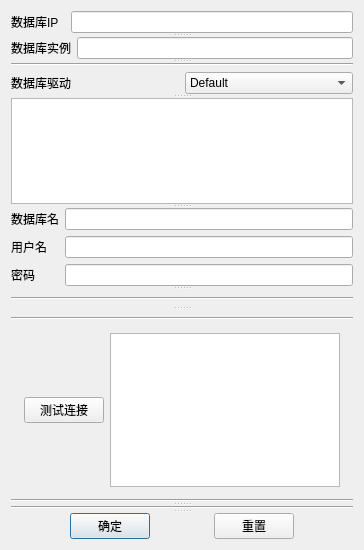
<?xml version="1.0" encoding="UTF-8"?>
<ui version="4.0">
 <class>Setting</class>
 <widget class="QDialog" name="Setting">
  <property name="windowModality">
   <enum>Qt::WindowModal</enum>
  </property>
  <property name="geometry">
   <rect>
    <x>0</x>
    <y>0</y>
    <width>364</width>
    <height>550</height>
   </rect>
  </property>
  <property name="maximumSize">
   <size>
    <width>3700</width>
    <height>3300</height>
   </size>
  </property>
  <property name="windowTitle">
   <string>系统设置</string>
  </property>
  <property name="windowIcon">
   <iconset resource="Image.qrc">
    <normaloff>:/ProjectImages/options_2.png</normaloff>:/ProjectImages/options_2.png</iconset>
  </property>
  <layout class="QGridLayout" name="gridLayout_2">
   <item row="0" column="0" colspan="3">
    <widget class="QSplitter" name="splitter_2">
     <property name="orientation">
      <enum>Qt::Vertical</enum>
     </property>
     <widget class="QWidget" name="">
      <layout class="QHBoxLayout" name="horizontalLayout_5">
       <item>
        <widget class="QLabel" name="label_6">
         <property name="styleSheet">
          <string notr="true">font: 75 12pt &quot;DFKai-SB&quot;;</string>
         </property>
         <property name="text">
          <string>数据库IP  </string>
         </property>
        </widget>
       </item>
       <item>
        <widget class="QLineEdit" name="settinglineEdit0">
         <property name="styleSheet">
          <string notr="true">font: 10pt &quot;微软雅黑&quot;;</string>
         </property>
        </widget>
       </item>
      </layout>
     </widget>
     <widget class="QWidget" name="">
      <layout class="QHBoxLayout" name="horizontalLayout_3">
       <item>
        <widget class="QLabel" name="label">
         <property name="styleSheet">
          <string notr="true">font: 75 12pt &quot;DFKai-SB&quot;;</string>
         </property>
         <property name="text">
          <string>数据库实例</string>
         </property>
        </widget>
       </item>
       <item>
        <widget class="QLineEdit" name="settinglineEdit1">
         <property name="styleSheet">
          <string notr="true">font: 10pt &quot;微软雅黑&quot;;</string>
         </property>
        </widget>
       </item>
      </layout>
     </widget>
     <widget class="Line" name="line_4">
      <property name="orientation">
       <enum>Qt::Horizontal</enum>
      </property>
     </widget>
    </widget>
   </item>
   <item row="1" column="0" colspan="3">
    <widget class="QSplitter" name="splitter_3">
     <property name="orientation">
      <enum>Qt::Vertical</enum>
     </property>
     <widget class="QWidget" name="">
      <layout class="QHBoxLayout" name="horizontalLayout">
       <item>
        <widget class="QLabel" name="label_2">
         <property name="styleSheet">
          <string notr="true">font: 75 12pt &quot;DFKai-SB&quot;;</string>
         </property>
         <property name="text">
          <string>数据库驱动</string>
         </property>
        </widget>
       </item>
       <item>
        <widget class="QComboBox" name="comboBox">
         <property name="styleSheet">
          <string notr="true">font: 10pt &quot;微软雅黑&quot;;</string>
         </property>
         <item>
          <property name="text">
           <string>Default</string>
          </property>
         </item>
         <item>
          <property name="text">
           <string>MS SQLSERVER</string>
          </property>
         </item>
         <item>
          <property name="text">
           <string>MYSQL</string>
          </property>
         </item>
         <item>
          <property name="text">
           <string>POSTSQL</string>
          </property>
         </item>
         <item>
          <property name="text">
           <string>ORCALE</string>
          </property>
         </item>
        </widget>
       </item>
      </layout>
     </widget>
     <widget class="QSplitter" name="splitter">
      <property name="orientation">
       <enum>Qt::Vertical</enum>
      </property>
      <widget class="QTextEdit" name="textEdit"/>
      <widget class="QWidget" name="">
       <layout class="QGridLayout" name="gridLayout">
        <item row="0" column="0">
         <widget class="QLabel" name="label_3">
          <property name="styleSheet">
           <string notr="true">font: 75 12pt &quot;DFKai-SB&quot;;</string>
          </property>
          <property name="text">
           <string>数据库名</string>
          </property>
         </widget>
        </item>
        <item row="0" column="1">
         <widget class="QLineEdit" name="settinglineEdit2">
          <property name="styleSheet">
           <string notr="true">font: 10pt &quot;微软雅黑&quot;;</string>
          </property>
         </widget>
        </item>
        <item row="1" column="0">
         <widget class="QLabel" name="label_4">
          <property name="styleSheet">
           <string notr="true">font: 75 12pt &quot;DFKai-SB&quot;;</string>
          </property>
          <property name="text">
           <string>用户名</string>
          </property>
         </widget>
        </item>
        <item row="1" column="1">
         <widget class="QLineEdit" name="settinglineEdit3">
          <property name="styleSheet">
           <string notr="true">font: 10pt &quot;微软雅黑&quot;;</string>
          </property>
         </widget>
        </item>
        <item row="2" column="0">
         <widget class="QLabel" name="label_5">
          <property name="styleSheet">
           <string notr="true">font: 75 12pt &quot;DFKai-SB&quot;;</string>
          </property>
          <property name="text">
           <string>密码</string>
          </property>
         </widget>
        </item>
        <item row="2" column="1">
         <widget class="QLineEdit" name="settinglineEdit4">
          <property name="styleSheet">
           <string notr="true">font: 10pt &quot;微软雅黑&quot;;</string>
          </property>
          <property name="echoMode">
           <enum>QLineEdit::Password</enum>
          </property>
         </widget>
        </item>
       </layout>
      </widget>
      <widget class="Line" name="line">
       <property name="orientation">
        <enum>Qt::Horizontal</enum>
       </property>
      </widget>
      <widget class="Line" name="line_3">
       <property name="orientation">
        <enum>Qt::Horizontal</enum>
       </property>
      </widget>
     </widget>
    </widget>
   </item>
   <item row="5" column="0" colspan="3">
    <widget class="QSplitter" name="splitter_4">
     <property name="orientation">
      <enum>Qt::Vertical</enum>
     </property>
     <widget class="Line" name="line_5">
      <property name="orientation">
       <enum>Qt::Horizontal</enum>
      </property>
     </widget>
     <widget class="Line" name="line_6">
      <property name="orientation">
       <enum>Qt::Horizontal</enum>
      </property>
     </widget>
     <widget class="QWidget" name="">
      <layout class="QHBoxLayout" name="horizontalLayout_2">
       <item>
        <spacer name="horizontalSpacer_2">
         <property name="orientation">
          <enum>Qt::Horizontal</enum>
         </property>
         <property name="sizeHint" stdset="0">
          <size>
           <width>40</width>
           <height>20</height>
          </size>
         </property>
        </spacer>
       </item>
       <item>
        <widget class="QPushButton" name="pushButton">
         <property name="styleSheet">
          <string notr="true">font: 75 12pt &quot;DFKai-SB&quot;;</string>
         </property>
         <property name="text">
          <string>确定</string>
         </property>
        </widget>
       </item>
       <item>
        <spacer name="horizontalSpacer">
         <property name="orientation">
          <enum>Qt::Horizontal</enum>
         </property>
         <property name="sizeHint" stdset="0">
          <size>
           <width>40</width>
           <height>20</height>
          </size>
         </property>
        </spacer>
       </item>
       <item>
        <widget class="QPushButton" name="pushButton_2">
         <property name="styleSheet">
          <string notr="true">font: 75 12pt &quot;DFKai-SB&quot;;</string>
         </property>
         <property name="text">
          <string>重置</string>
         </property>
        </widget>
       </item>
       <item>
        <spacer name="horizontalSpacer_3">
         <property name="orientation">
          <enum>Qt::Horizontal</enum>
         </property>
         <property name="sizeHint" stdset="0">
          <size>
           <width>40</width>
           <height>20</height>
          </size>
         </property>
        </spacer>
       </item>
      </layout>
     </widget>
    </widget>
   </item>
   <item row="2" column="0" colspan="3">
    <layout class="QHBoxLayout" name="horizontalLayout_4">
     <item>
      <spacer name="horizontalSpacer_5">
       <property name="orientation">
        <enum>Qt::Horizontal</enum>
       </property>
       <property name="sizeHint" stdset="0">
        <size>
         <width>40</width>
         <height>20</height>
        </size>
       </property>
      </spacer>
     </item>
     <item>
      <widget class="QPushButton" name="pushButton_3">
       <property name="styleSheet">
        <string notr="true">font: 75 12pt &quot;DFKai-SB&quot;;</string>
       </property>
       <property name="text">
        <string>测试连接</string>
       </property>
      </widget>
     </item>
     <item>
      <widget class="QTextEdit" name="textEdit_2">
       <property name="styleSheet">
        <string notr="true">font: 10pt &quot;微软雅黑&quot;;</string>
       </property>
      </widget>
     </item>
     <item>
      <spacer name="horizontalSpacer_4">
       <property name="orientation">
        <enum>Qt::Horizontal</enum>
       </property>
       <property name="sizeHint" stdset="0">
        <size>
         <width>40</width>
         <height>20</height>
        </size>
       </property>
      </spacer>
     </item>
    </layout>
   </item>
   <item row="4" column="0">
    <spacer name="verticalSpacer">
     <property name="orientation">
      <enum>Qt::Vertical</enum>
     </property>
     <property name="sizeHint" stdset="0">
      <size>
       <width>20</width>
       <height>40</height>
      </size>
     </property>
    </spacer>
   </item>
   <item row="3" column="0">
    <spacer name="verticalSpacer_2">
     <property name="orientation">
      <enum>Qt::Vertical</enum>
     </property>
     <property name="sizeHint" stdset="0">
      <size>
       <width>20</width>
       <height>40</height>
      </size>
     </property>
    </spacer>
   </item>
  </layout>
  <zorder>settinglineEdit1</zorder>
  <zorder>settinglineEdit2</zorder>
  <zorder>settinglineEdit3</zorder>
  <zorder>settinglineEdit4</zorder>
  <zorder>label</zorder>
  <zorder>label_3</zorder>
  <zorder>label_4</zorder>
  <zorder>label_5</zorder>
  <zorder>pushButton</zorder>
  <zorder>pushButton_2</zorder>
  <zorder>comboBox</zorder>
  <zorder>textEdit</zorder>
  <zorder>label_2</zorder>
  <zorder>verticalSpacer</zorder>
  <zorder>pushButton_3</zorder>
  <zorder>textEdit_2</zorder>
  <zorder></zorder>
  <zorder>label_6</zorder>
  <zorder>settinglineEdit0</zorder>
  <zorder>line_4</zorder>
  <zorder>comboBox</zorder>
  <zorder>line_5</zorder>
  <zorder>line_6</zorder>
  <zorder>verticalSpacer</zorder>
  <zorder>verticalSpacer_2</zorder>
 </widget>
 <resources>
  <include location="Image.qrc"/>
 </resources>
 <connections/>
</ui>
